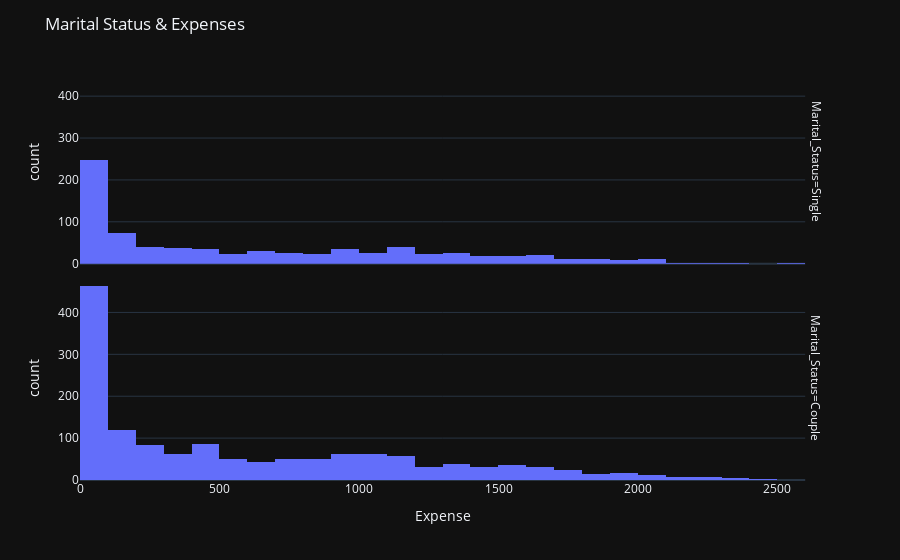

Notebook code for this chart:
### Markdown cell above
**Key Insight**
* Couples have significantly higher expenses compared to singles. This may indicate that couples, likely due to having dual incomes or family-related expenditures, tend to spend more.

### Code cell
fig = px.histogram(df, x="Expense", facet_row="Marital_Status", template="plotly_dark")
fig.update_layout(title='Marital Status & Expenses')
fig.show()

### Figure 1 — Plotly figure (JSON) as saved in the notebook; plotly's stock layout.template omitted (floating-point values rounded to 4 significant figures; data arrays with more than 128 entries replaced by an {"elided": "..."} marker saying what was removed)
{"data": [{"alignmentgroup": "True", "bingroup": "x", "hovertemplate": "Marital_Status=Single<br>Expense=%{x}<br>count=%{y}<extra></extra>", "legendgroup": "", "marker": {"color": "#636efa", "pattern": {"shape": ""}}, "name": "", "offsetgroup": "", "orientation": "v", "showlegend": false, "type": "histogram", "x": {"elided": "796 int values"}, "xaxis": "x2", "yaxis": "y2"}, {"alignmentgroup": "True", "bingroup": "x", "hovertemplate": "Marital_Status=Couple<br>Expense=%{x}<br>count=%{y}<extra></extra>", "legendgroup": "", "marker": {"color": "#636efa", "pattern": {"shape": ""}}, "name": "", "offsetgroup": "", "orientation": "v", "showlegend": false, "type": "histogram", "x": {"elided": "1444 int values"}, "xaxis": "x", "yaxis": "y"}], "layout": {"annotations": [{"font": {}, "showarrow": false, "text": "Marital_Status=Couple", "textangle": 90, "x": 0.98, "xanchor": "left", "xref": "paper", "y": 0.2425, "yanchor": "middle", "yref": "paper"}, {"font": {}, "showarrow": false, "text": "Marital_Status=Single", "textangle": 90, "x": 0.98, "xanchor": "left", "xref": "paper", "y": 0.7575, "yanchor": "middle", "yref": "paper"}], "barmode": "relative", "legend": {"tracegroupgap": 0}, "margin": {"t": 60}, "title": {"text": "Marital Status & Expenses"}, "xaxis": {"anchor": "y", "domain": [0, 0.98], "title": {"text": "Expense"}}, "xaxis2": {"anchor": "y2", "domain": [0, 0.98], "matches": "x", "showticklabels": false}, "yaxis": {"anchor": "x", "domain": [0, 0.485], "title": {"text": "count"}}, "yaxis2": {"anchor": "x2", "domain": [0.515, 1], "matches": "y", "title": {"text": "count"}}}}
